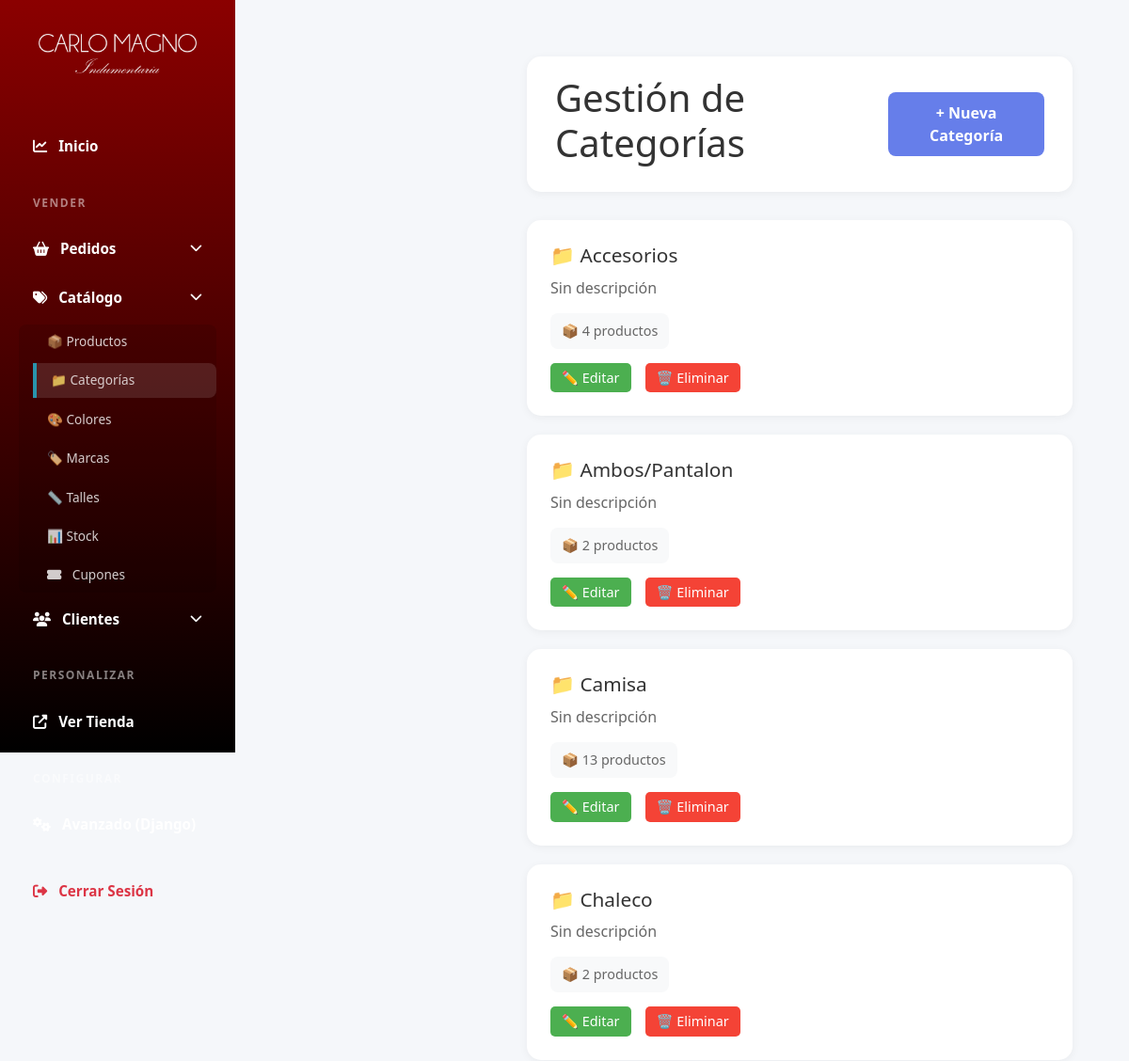
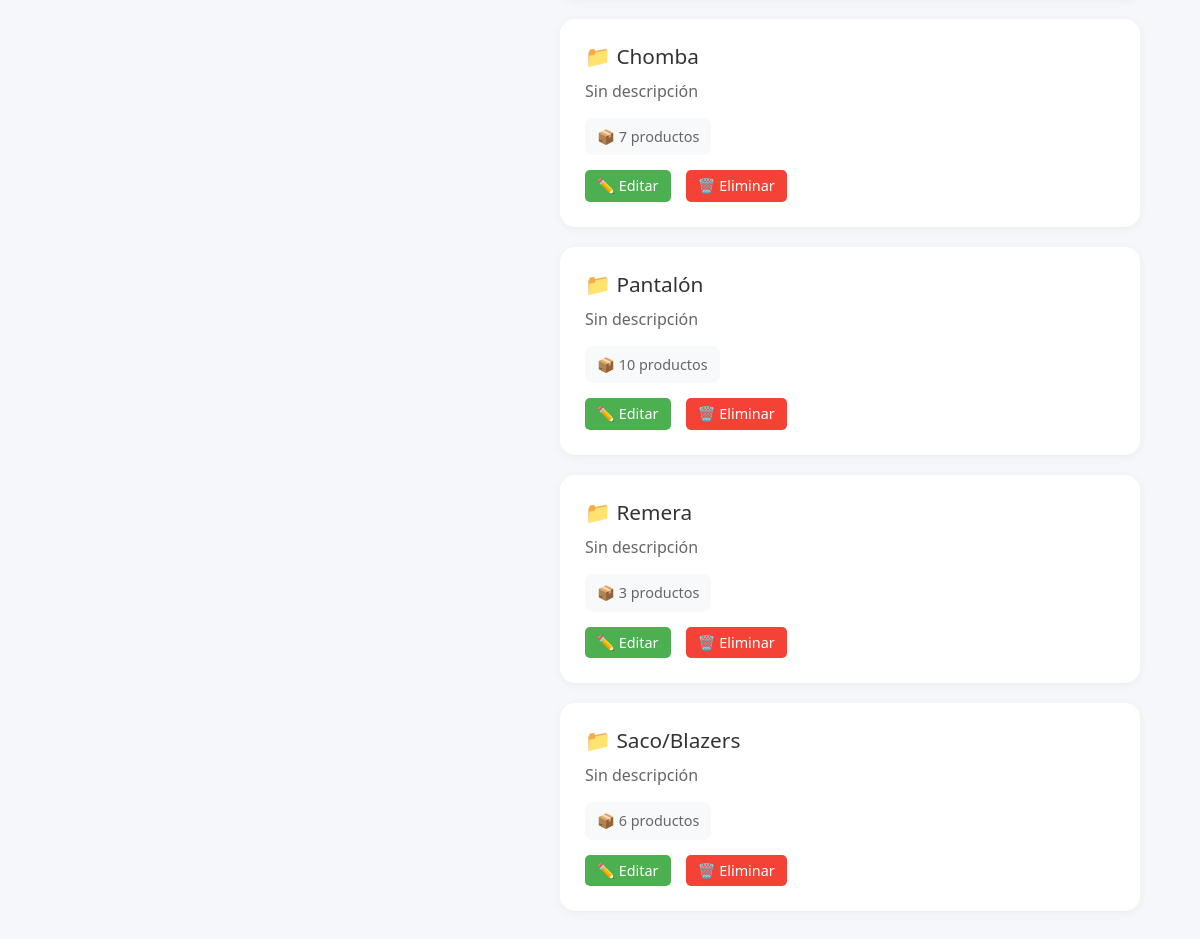
The page /panel/categorias/ (signed in) on the database its author committed (2 pictures, top to bottom).
### productos/models.py (models this page shows, shortened)
class Categoria(models.Model):
    nombre = models.CharField(max_length=100, verbose_name='Nombre')
    descripcion = models.TextField(blank=True, verbose_name='Descripción')
    parent = models.ForeignKey(
        'self',
        on_delete=models.CASCADE,
        null=True,
        blank=True,
        related_name='subcategorias',
        verbose_name='Categoría Padre'
    )
    class Meta:
        verbose_name = 'Categoría'
        verbose_name_plural = 'Categorías'
        ordering = ['nombre']

### custom_admin/views.py (the view)
# urls.py: path('panel/categorias/', admin_views.categorias, name='categorias'),
@login_required(login_url='login')
def categorias(request):
    if not request.user.is_staff:
        return redirect('home')
    categories = Categoria.objects.all()
    return render(request, 'custom_admin/categorias.html', {'categories': categories})

### productos/context_processors.py (called while the page is built, shortened)
def cart_processor(request):
    carrito = None
    cantidad_total = 0
    if request.user.is_authenticated:
        try:
            carrito = Carrito.objects.get(usuario=request.user)
            cantidad_total = carrito.get_cantidad_total()
        except Carrito.DoesNotExist:
            pass
    return {
        'carrito': carrito,
        'carrito_cantidad': cantidad_total
    }

### productos/models.py (called while the page is built)
    def get_cantidad_total(self):
        return sum(item.cantidad for item in self.items.all())

### templates/custom_admin/categorias.html (shortened to what this page needs)
{% extends 'custom_admin/base.html' %}
{% load static %}
{%block extra_css %}
<link rel="stylesheet" href="{% static 'css/categorias.css' %}" />
{% endblock %}
{% block content %}
<div class="main-content">
	<div class="header">
		<h1>Gestión de Categorías</h1>
		<a href="{% url 'agregar_categoria' %}" class="btn btn-primary">+ Nueva Categoría</a>
	</div>
	{% if categories %}
	<div class="categories-grid">
		{% for categoria in categories %}
		<div class="category-card">
			<h3>📁 {{ categoria.nombre }}</h3>
			<p>{{ categoria.descripcion|default:"Sin descripción" }}</p>
			<div class="category-stats">
				<span class="stat">📦 {{ categoria.productos.count }} productos</span>
			</div>
			<div class="actions">
				<a href="{% url 'editar_categoria' categoria.id %}" class="btn-edit">✏️ Editar</a>
				<a href="{% url 'eliminar_categoria' categoria.id %}" class="btn-delete">🗑️ Eliminar</a>
			</div>
		</div>
		{% endfor %}
	</div>
	{% else %}
	<div class="empty-state">
		<h2>No hay categorías registradas</h2>
	</div>
	{% endif %}
</div>
{% load static %}
{% endblock %}

### static/css/style_admin.css (style rules this page uses)
* { margin: 0; padding: 0; box-sizing: border-box; }
body { font-family: "Segoe UI", Tahoma, Geneva, Verdana, sans-serif; background: #f5f7fa; }
.main-content { margin-left: 250px; padding: 30px; }
.header { background: white; padding: 20px 30px; border-radius: 15px; box-shadow: 0 2px 10px rgba(0, 0, 0, 0.05); margin-bottom: 30px; display: flex; justify-content: space-between; align-items: center; }
.header h1 { color: #333; }
.btn { padding: 10px 20px; border: none; border-radius: 8px; cursor: pointer; font-weight: 600; text-decoration: none; display: inline-block; transition: all 0.3s ease; }
.btn-primary { background: #667eea; color: white; }
.btn-edit { background: #4caf50; color: white; padding: 5px 12px; border-radius: 5px; text-decoration: none; font-size: 0.9em; margin-right: 5px; }
.btn-delete { background: #f44336; color: white; padding: 5px 12px; border-radius: 5px; text-decoration: none; font-size: 0.9em; }

### static/css/categorias.css (style rules this page uses)
.categories-grid { display: grid; grid-template-columns: repeat(auto-fill, minmax(300px, 1fr)); gap: 20px; }
.category-card { background: white; border-radius: 15px; padding: 25px; box-shadow: 0 2px 10px rgba(0, 0, 0, 0.05); transition: all 0.3s ease; }
.category-card h3 { color: #333; font-size: 1.3em; margin-bottom: 10px; }
.category-card p { color: #666; margin-bottom: 15px; line-height: 1.5; }
.category-stats { display: flex; gap: 15px; margin-bottom: 15px; }
.stat { background: #f8f9fa; padding: 8px 12px; border-radius: 8px; font-size: 0.9em; color: #666; }
.actions { display: flex; gap: 10px; }

### rows shown on the page
Categoria: nombre "Accesorios", descripcion "Sin descripción", productos.count "4"
Categoria: nombre "Ambos/Pantalon", descripcion "Sin descripción", productos.count "2"
Categoria: nombre "Camisa", descripcion "Sin descripción", productos.count "13"
Categoria: nombre "Chaleco", descripcion "Sin descripción", productos.count "2"
Categoria: nombre "Chomba", descripcion "Sin descripción", productos.count "7"
Categoria: nombre "Pantalón", descripcion "Sin descripción", productos.count "10"
Categoria: nombre "Remera", descripcion "Sin descripción", productos.count "3"
Categoria: nombre "Saco/Blazers", descripcion "Sin descripción", productos.count "6"
